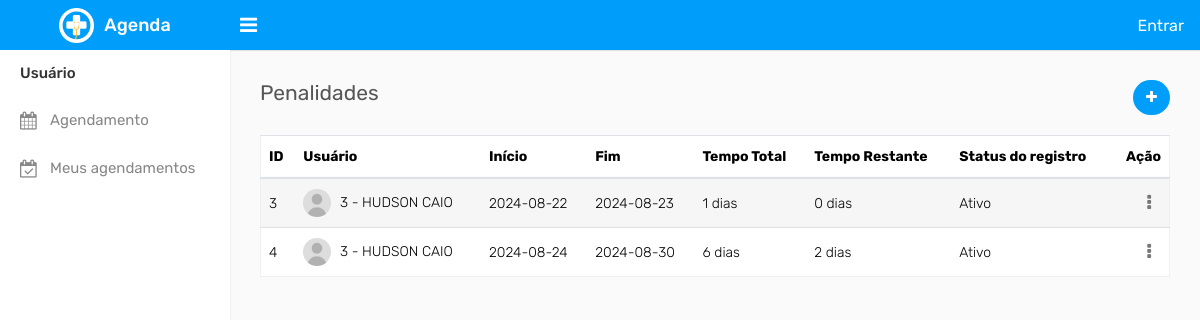
The page /listaPenalidade.php on the database as committed earlier.
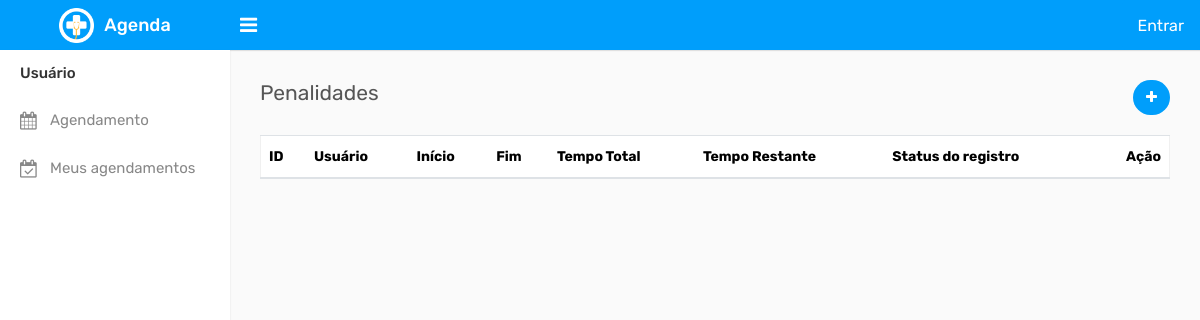
The same page on the database as committed later.
### tables this page shows
CREATE TABLE IF NOT EXISTS `penalidade` (
  `id` int NOT NULL AUTO_INCREMENT,
  `usuario_id` int NOT NULL,
  `statusRegistro` int NOT NULL,
  `inicio` date NOT NULL DEFAULT (now()),
  `fim` date NOT NULL,
  `motivo` varchar(250) NOT NULL,
  PRIMARY KEY (`id`),
  KEY `usuario_id` (`usuario_id`)
);

### library/Database.php (called while the page is built, shortened)
<?php
class Database
{
    function dbConect()
    {
        try {
            $conn = new PDO(
                "mysql:host=localhost;dbname=marcacao_locais",
                "root",
                "",
                array(PDO::MYSQL_ATTR_INIT_COMMAND => 'SET NAMES utf8')
            );
            $conn->setAttribute(PDO::ATTR_ERRMODE, PDO::ERRMODE_EXCEPTION);
            return $conn;
        } catch (Exception $ex) {
            echo '<p style="color: red;">ERROR: '. $ex->getMessage(). "</p>";
        }
    }
    function dbSelect($query, $tipoRetorno = 'all', $dados = [])
    {
        try {
            $conn = $this->dbConect();
            $data = $conn->prepare($query);
            $data->execute($dados);
            if ($tipoRetorno == "all") {
                return $data->fetchAll();
            } else {
                return $data->fetch(PDO::FETCH_OBJ);
            }
        } catch (Exception $ex) {
            echo '<p style="color: red;">ERROR: '. $ex->getMessage(). "</p>";
            return [];
        }
    }
}

### helpers/Formulario.php (called while the page is built, shortened)
<?php
    function getStatusDescricao($status)
    {
        if ($status == 1) {
            return "Ativo";
        } elseif ($status == 2) {
            return "Inativo";
        } else {
            return "...";
        }
    }

### listaPenalidade.php (the view, shortened to what this page needs)
<?php
    require_once 'comuns/cabecalho.php';
    require_once "library/Database.php";
    require_once "helpers/Formulario.php";
    $db = new Database();
    $data = $db->dbSelect("SELECT concat(usuario_id, ' - ', u.nome) as usuario, p.*, concat(if(fim - CURRENT_DATE < 0, 0, fim - CURRENT_DATE), ' dias') as penalidade_restante, concat(fim - inicio, ' dias') AS penalidade_total FROM penalidade p INNER JOIN usuario u ON (u.id = usuario_id)");
?>
    <div class="page-wrapper">
        <div class="content">
            <div class="row">
                <div class="col-sm-4 col-3">
                    <h4 class="page-title">Penalidades</h4>
                </div>
                <div class="col-sm-8 col-9 text-right m-b-20">
                    <a href="formPenalidade.php?acao=insert" class="btn btn btn-primary btn-rounded float-right"><i class="fa fa-plus"></i></a>
                </div>
            </div>
            <div class="row">
                <div class="col-md-12">
                    <div class="table-responsive">
                        <table id="tbListaPenalidade" class="table table-border table-striped custom-table mb-0">
                            <thead>
                                <tr>
                                    <th>ID</th>
                                    <th>Usuário</th>
                                    <th>Início</th>
                                    <th>Fim</th>
                                    <th>Tempo Total</th>
                                    <th>Tempo Restante</th>
                                    <th>Status do registro</th>
                                    <th class="text-right">Ação</th>
                                </tr>
                            </thead>
                            <tbody>
                            <?php
                                foreach ($data as $row) {
                                    ?>
                                <tr>
                                    <td><?= $row['id'] ?></td>
                                    <td><img width="28" height="28" src="assets/img/user.jpg" class="rounded-circle m-r-5" alt=""> <?= $row['usuario'] ?></td>
                                    <td><?= $row['inicio'] ?></td>
                                    <td><?= $row['fim'] ?></td>
                                    <td><?= $row['penalidade_total'] ?></td>
                                    <td><?= $row['penalidade_restante'] ?></td>
                                    <td><?= getStatusDescricao($row['statusRegistro']) ?></td>
                                    <td class="text-right">
                                        <div class="dropdown dropdown-action">
                                            <a href="#" class="action-icon dropdown-toggle" data-toggle="dropdown" aria-expanded="false"><i class="fa fa-ellipsis-v"></i></a>
                                        </div>
                                    </td>
                                </tr>
                            <?php
                                }
                                    ?>
                            </tbody>
                        </table>
                    </div>
                </div>
            </div>
        </div>
    </div>
<?php
    require_once 'comuns/rodape.php';
?>

### comuns/cabecalho.php (shortened to what this page needs)
<!DOCTYPE html>
<html lang="pt-br">
<head>
    <link rel="stylesheet" type="text/css" href="assets/css/bootstrap.min.css">
    <link rel="stylesheet" type="text/css" href="assets/css/font-awesome.min.css">
    <link rel="stylesheet" type="text/css" href="assets/css/style.css">
</head>
<body>
    <div class="main-wrapper" id="cabecalho">
        <div class="header">
			<div class="header-left">
				<a href="index.php" class="logo">
					<img src="assets/img/logo.png" width="35" height="35" alt=""> <span>Agenda</span>
				</a>
			</div>
			<a id="toggle_btn" href="javascript:void(0);"><i class="fa fa-bars"></i></a>
            <ul class="nav user-menu float-right">
                <li class="nav-item dropdown d-none d-sm-block">
                <?php if(!isset($_SESSION["userId"])) : ?>
                    <a class="btn btn-primary float-right" href="logar.php">Entrar</a>
                <?php endif; ?>
            </ul>
        </div>
        <div class="sidebar" id="sidebar">
            <div class="sidebar-inner slimscroll">
                <div id="sidebar-menu" class="sidebar-menu">
                    <ul>
                        <li class="menu-title">Usuário</li>
                        <li>
                            <a href="agendamento.php?acao=insert"><i class="fa fa-calendar"></i> <span>Agendamento</span></a>
                        </li>
                        <li>
                            <a href="<?= !isset($_SESSION["userId"]) ? "logar.php" : "listaAgendamento.php" ?>"><i class="fa fa-calendar-check-o"></i> <span>Meus agendamentos</span></a>
                        </li>
                    </ul>
                </div>
            </div>
        </div>

### comuns/rodape.php (shortened to what this page needs)
</body>
</html>

Rows that differ between the two databases and show on the page:
removed penalidade: id "3", usuario "3 - HUDSON CAIO", inicio "2024-08-22", fim "2024-08-23", penalidade_total "1 dias", penalidade_restante "0 dias", statusRegistro "Ativo"
removed penalidade: id "4", usuario "3 - HUDSON CAIO", inicio "2024-08-24", fim "2024-08-30", penalidade_total "6 dias", penalidade_restante "2 dias", statusRegistro "Ativo"
